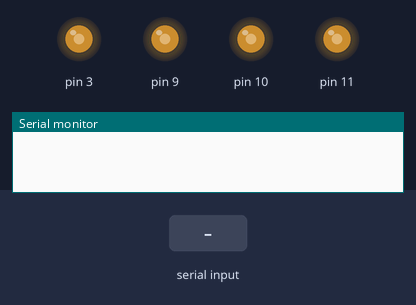
Recording of a sketch running on a simulated Arduino Uno, built with avr-gcc and run on an emulated ATmega328P. Parts: output pins drawn as LEDs (lit = HIGH), the last lines printed to the serial monitor. Inputs (shaded band) come from the test bench.

Above: at 1.2 s.
1.3 s: "/" received over Serial
At 3.2 s:
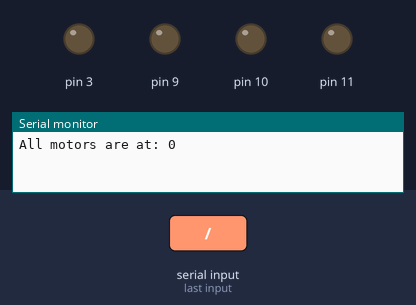
3.8 s: "a90\n" received over Serial
At 4.4 s:
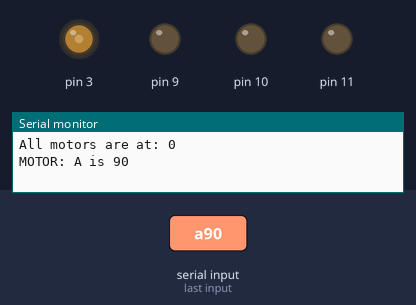
5.3 s: "b90\n" received over Serial
At 6.5 s:
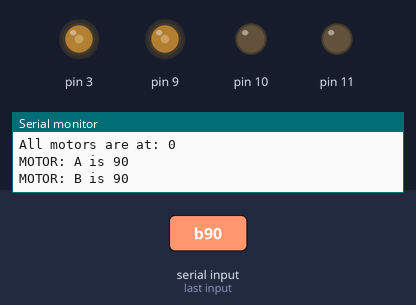
6.8 s: "c90\n" received over Serial
At 7.9 s:
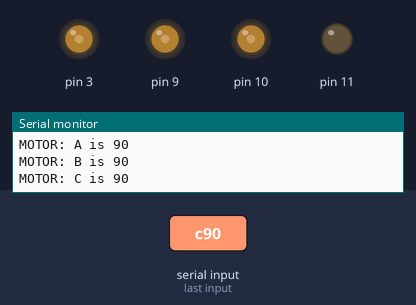
8.3 s: "d90\n" received over Serial
At 9.0 s:
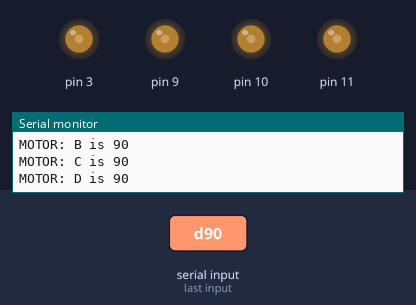
9.8 s: "90/45/200\n" received over Serial
At 10.2 s:
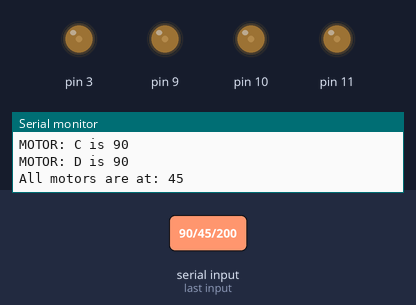
Timing chart, 0 to 12.3 s (numbered marks = the images above; inputs shaded):
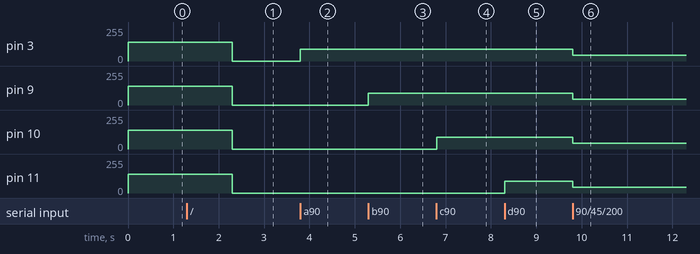

The sketch:

MOTOR_test.ino
```cpp
int val;
char ID;

void setup() {
  Serial.begin(115200);
  pinMode(3, OUTPUT);
  pinMode(11, OUTPUT);
  pinMode(10, OUTPUT);
  pinMode(9, OUTPUT);
  analogWrite(3, 140);
  analogWrite(9, 140);
  analogWrite(10, 140);
  analogWrite(11, 140);
}

void loop() {
if(Serial.available() > 0)
{
  ID = Serial.read();
  if(ID == '/')
  {
    val = Serial.parseInt();
    analogWrite(3, val);
    analogWrite(9, val);
    analogWrite(10, val);
    analogWrite(11, val);
    Serial.read();
    Serial.print("All motors are at: ");
    Serial.println(val);
  }
  if(ID == 'a')
  {
    val = Serial.parseInt();
    analogWrite(3, val);
    Serial.read();
    Serial.print("MOTOR: A is ");
    Serial.println(val);
  }
  if(ID == 'b')
  {
    val = Serial.parseInt();
    analogWrite(9, val);
    Serial.read();
    Serial.print("MOTOR: B is ");
    Serial.println(val);
  }
  if(ID == 'c')
  {
    val = Serial.parseInt();
    analogWrite(10, val);
    Serial.read();
    Serial.print("MOTOR: C is ");
    Serial.println(val);
  }
  if(ID == 'd')
  {
    val = Serial.parseInt();
    analogWrite(11, val);
    Serial.read();
    Serial.print("MOTOR: D is ");
    Serial.println(val);
  }
}
}
```

Measured:
- after the input at 1.3 s, pin 3, pin 9–11: 140/255 → 0/255 after 1.0 s
- after the input at 3.8 s, pin 3: 0/255 → 90/255 at once
- after the input at 5.3 s, pin 9: 0/255 → 90/255 at once
- after the input at 6.8 s, pin 10: 0/255 → 90/255 at once
- after the input at 8.3 s, pin 11: 0/255 → 90/255 at once
- after the input at 9.8 s, pin 3, pin 9–11: 90/255 → 45/255 at once
